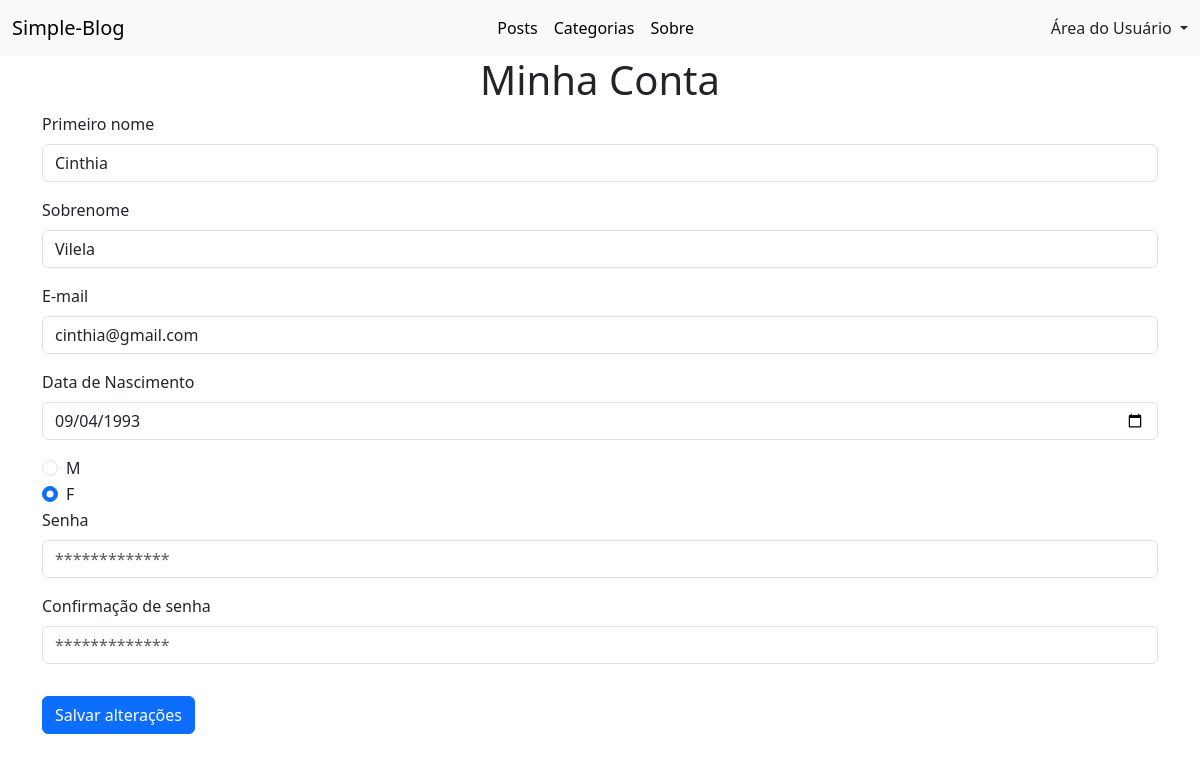
The app's page /account/my_account/ (signed in) with its own data.
### accounts/models.py (models this page shows)
class CustomUser(AbstractBaseUser, PermissionsMixin):
    first_name = models.CharField(max_length=50)
    surname = models.CharField(max_length=120)
    email = models.EmailField(max_length=100, unique=True)
    date_of_birth = models.DateField(blank=True, null=True)
    gender = models.CharField(max_length=10, choices=GenderEnum.choices, blank=True, null=True)
    is_staff = models.BooleanField(default=False)
    is_active = models.BooleanField(default=True)
    date_joined = models.DateTimeField(default=timezone.now)
    objects = CustomUserManager()
    USERNAME_FIELD = 'email'
    REQUIRED_FIELDS = ['first_name', 'surname']

### accounts/views.py (the view, shortened to what this page needs)
# urls.py: path('my_account/', views.my_account, name='my_account')
@login_required(login_url='/account/login')
def my_account(request):
    if request.method == 'GET':
        genders = [gender.value for gender in GenderEnum]
        return render(request, 'my_account.html', {'genders': genders})

### accounts/templates/my_account.html (shortened to what this page needs)
{% extends 'base.html' %}
{% block content %}
    <div class="container">
        <form method="POST" action="{% url 'my_account' %}">
            <h1 class="text-center">Minha Conta</h1>
            <div class="mb-3">
              <label for="InputFirstName" class="form-label">Primeiro nome</label>
              <input name="first_name" type="text" class="form-control" id="InputFirstName" value="{{request.user.first_name}}">
            </div>
            <div class="mb-3">
              <label for="InputSurname" class="form-label">Sobrenome</label>
              <input name="surname" type="text" class="form-control" id="InputSurname" value="{{request.user.surname}}">
            </div>
            <div class="mb-3">
              <label for="InputEmail" class="form-label">E-mail</label>
              <input name="email" type="text" class="form-control" id="InputSurname" value="{{request.user.email}}">
            </div>
            <div class="mb-3">
              <label for="InputDateBirth" class="form-label">Data de Nascimento</label>
              <input name="date_of_birth" type="date" class="form-control" id="InputSurname" value="{{request.user.date_of_birth|date:'Y-m-d'}}">
            </div>
            {% for gender in genders %}
            <div class="form-check">
              <input value="{{ gender }}" class="form-check-input" type="radio" name="gender" id="radioDefault{{ forloop.counter }}" {% if gender == request.user.gender %}checked{% endif %}>
              <label class="form-check-label" for="radioDefault{{ forloop.counter }}">
                {{gender}}
              </label>
            </div>
            {% endfor %}
            <div class="mb-3">
              <label for="InputPassword" class="form-label">Senha</label>
              <input name="password" type="password" class="form-control" id="InputPassword" placeholder="*************">
            </div>
            <div class="mb-3">
              <label for="InputConfirmPassword" class="form-label">Confirmação de senha</label>
              <input name="confirm_password" type="password" class="form-control" id="InputConfirmPassword" placeholder="*************">
            </div>
            <button type="submit" class="btn btn-primary mb-3 mt-3">Salvar alterações</button>
          </form>
    </div>
{% endblock %}

### records on screen
CustomUser: first_name "Cinthia", surname "Vilela", email "cinthia@gmail.com", date_of_birth "09/04/1993", gender "☐ M" "☑ F"

### other values on screen
{{ gender }} "M" "F"
